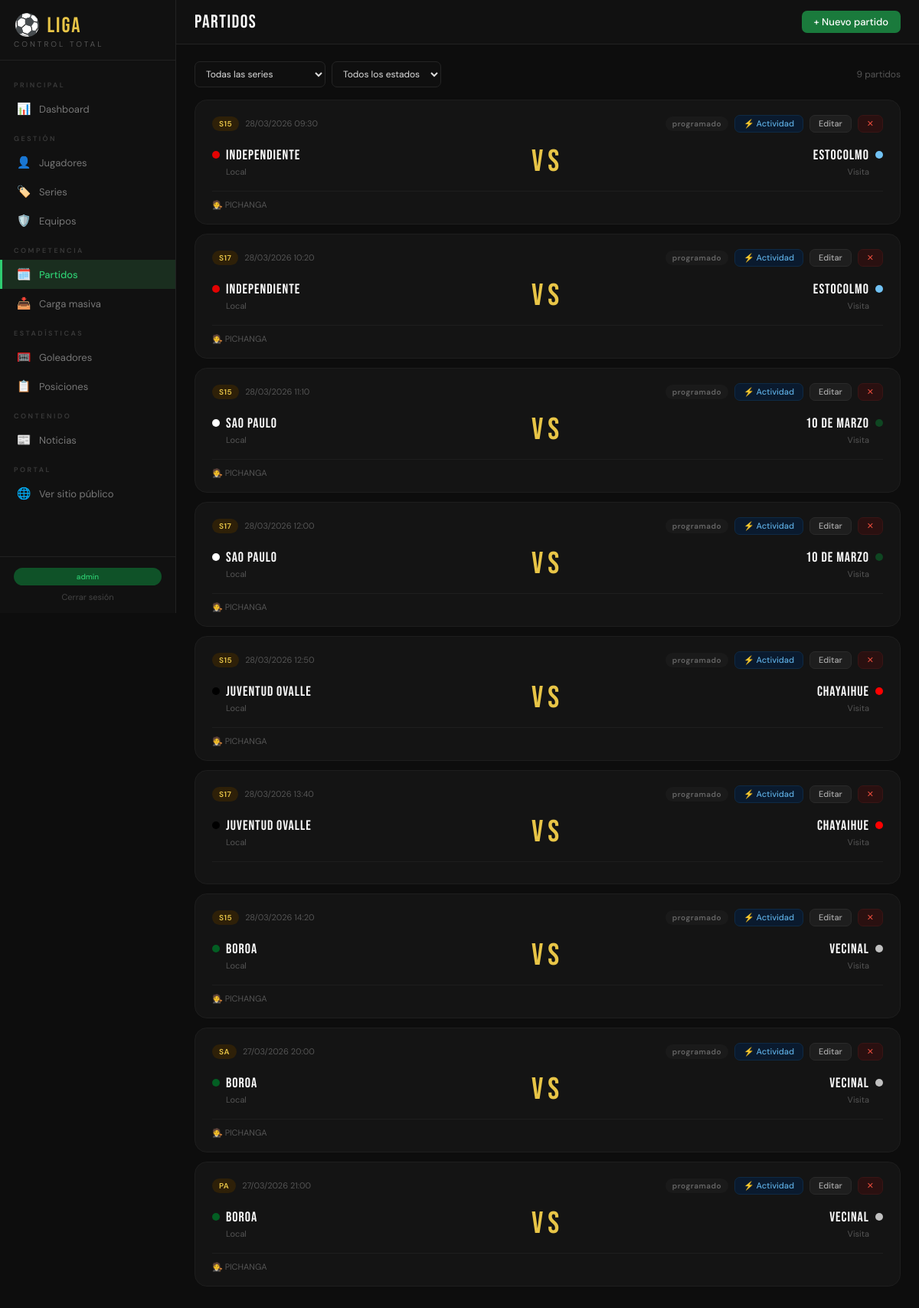
The app's page /admin/partidos/ (signed in) with its own data.
### app/models/__init__.py (models this page shows, shortened)
class Usuario(UserMixin, db.Model):
    __tablename__ = 'usuarios'
    id = db.Column(db.Integer, primary_key=True)
    username = db.Column(db.String(64), unique=True, nullable=False)
    email = db.Column(db.String(120), unique=True, nullable=False)
    password_hash = db.Column(db.String(256), nullable=False)
    es_admin = db.Column(db.Boolean, default=False)
    creado_en = db.Column(db.DateTime, default=datetime.utcnow)

class Partido(db.Model):
    __tablename__ = 'partidos'
    id = db.Column(db.Integer, primary_key=True)
    fecha = db.Column(db.Date, nullable=False)
    hora = db.Column(db.Time)
    cancha = db.Column(db.String(100))
    estado = db.Column(db.String(20), default='programado')  # programado, jugado, suspendido
    goles_local = db.Column(db.Integer, default=0)
    goles_visita = db.Column(db.Integer, default=0)
    observaciones = db.Column(db.Text)
    arbitro = db.Column(db.String(100))
    creado_en = db.Column(db.DateTime, default=datetime.utcnow)
    actualizado_en = db.Column(db.DateTime, default=datetime.utcnow, onupdate=datetime.utcnow)
    serie_id = db.Column(db.Integer, db.ForeignKey('series.id'), nullable=False)
    local_id = db.Column(db.Integer, db.ForeignKey('equipos.id'), nullable=False)
    visita_id = db.Column(db.Integer, db.ForeignKey('equipos.id'), nullable=False)
    actividades = db.relationship('Actividad', backref='partido', lazy='dynamic', cascade='all, delete-orphan')
    @property
    def resultado(self):
        if self.estado == 'jugado':
            return f'{self.goles_local} - {self.goles_visita}'
        return 'vs'

class Serie(db.Model):
    __tablename__ = 'series'
    id = db.Column(db.Integer, primary_key=True)
    codigo = db.Column(db.String(10), unique=True, nullable=False)
    nombre = db.Column(db.String(100), nullable=False)
    año = db.Column(db.Integer, nullable=False, default=date.today().year)
    categoria = db.Column(db.String(20))  # Sub-8, Sub-10, Adultos, etc.
    activa = db.Column(db.Boolean, default=True)
    creado_en = db.Column(db.DateTime, default=datetime.utcnow)
    jugadores = db.relationship('Jugador', backref='serie', lazy='dynamic')
    partidos = db.relationship('Partido', backref='serie', lazy='dynamic')

class Equipo(db.Model):
    __tablename__ = 'equipos'
    id = db.Column(db.Integer, primary_key=True)
    codigo = db.Column(db.String(10), unique=True, nullable=False)
    nombre = db.Column(db.String(100), nullable=False)
    color = db.Column(db.String(7), default='#1a7a3c')
    delegado = db.Column(db.String(100))
    telefono_delegado = db.Column(db.String(20))
    activo = db.Column(db.Boolean, default=True)
    creado_en = db.Column(db.DateTime, default=datetime.utcnow)
    jugadores = db.relationship('Jugador', backref='equipo', lazy='dynamic')
    partidos_local = db.relationship('Partido', foreign_keys='Partido.local_id', backref='equipo_local', lazy='dynamic')
    partidos_visita = db.relationship('Partido', foreign_keys='Partido.visita_id', backref='equipo_visita', lazy='dynamic')

### app/routes/partidos.py (the view)
@partidos_bp.route('/')
@login_required
def index():
    serie_id = request.args.get('serie_id', type=int)
    estado = request.args.get('estado', '')
    query = Partido.query
    if serie_id:
        query = query.filter_by(serie_id=serie_id)
    if estado:
        query = query.filter_by(estado=estado)
    partidos = query.order_by(Partido.fecha.desc()).all()
    series = Serie.query.filter_by(activa=True).order_by(Serie.nombre).all()
    return render_template('partidos/index.html',
        partidos=partidos, series=series, serie_id=serie_id, estado=estado)

### app/models/__init__.py (called while the page is built)
@login_manager.user_loader
def load_user(user_id):
    return Usuario.query.get(int(user_id))

### app/templates/partidos/index.html (shortened to what this page needs)
{% extends 'base.html' %}
{% block topbar_title %}PARTIDOS{% endblock %}
{% block topbar_actions %}<a href="{{ url_for('partidos.nuevo') }}" class="btn btn-primary">+ Nuevo partido</a>{% endblock %}
{% block content %}
<form method="GET" class="filters">
  <select name="serie_id" onchange="this.form.submit()">
    <option value="">Todas las series</option>
  </select>
  <select name="estado" onchange="this.form.submit()">
    <option value="">Todos los estados</option>
  </select>
  <span style="font-size:12px;color:#555">{{ partidos|length }} partido{{ 's' if partidos|length != 1 else '' }}</span>
</form>
{% if partidos %}
  {% for p in partidos %}
  <div class="match-card">
    <div style="display:flex;justify-content:space-between;align-items:center;margin-bottom:12px">
      <div style="display:flex;gap:8px;align-items:center">
        <span class="badge b-amber">{{ p.serie.codigo }}</span>
        <span style="font-size:11px;color:#555">
          {{ p.fecha.strftime('%d/%m/%Y') }}
          {% if p.hora %}{{ p.hora.strftime('%H:%M') }}{% endif %}
        </span>
      </div>
      <div style="display:flex;gap:8px;align-items:center">
        <span class="badge {% if p.estado == 'jugado' %}b-green{% elif p.estado == 'suspendido' %}b-red{% else %}b-gray{% endif %}">
          {{ p.estado }}
        </span>
        <a href="{{ url_for('actividad.index', partido_id=p.id) }}" class="btn btn-info btn-sm">⚡ Actividad</a>
        <a href="{{ url_for('partidos.editar', id=p.id) }}" class="btn btn-secondary btn-sm">Editar</a>
        <form method="POST" action="{{ url_for('partidos.eliminar', id=p.id) }}" onsubmit="return confirm('¿Eliminar este partido?')">
          <button type="submit" class="btn btn-danger btn-sm">✕</button>
        </form>
      </div>
    </div>
    <div class="match-teams">
      <div class="match-team">
        <div style="display:flex;align-items:center;gap:8px">
          <div style="width:10px;height:10px;border-radius:50%;background:{{ p.equipo_local.color }}"></div>
          <div class="match-team-name">{{ p.equipo_local.nombre }}</div>
        </div>
        <div style="font-size:11px;color:#555;margin-top:4px;margin-left:18px">Local</div>
      </div>
      <div class="match-score">{{ p.resultado }}</div>
      <div class="match-team" style="text-align:right">
        <div style="display:flex;align-items:center;gap:8px;justify-content:flex-end">
          <div class="match-team-name">{{ p.equipo_visita.nombre }}</div>
          <div style="width:10px;height:10px;border-radius:50%;background:{{ p.equipo_visita.color }}"></div>
        </div>
        <div style="font-size:11px;color:#555;margin-top:4px;margin-right:18px">Visita</div>
      </div>
    </div>
    <div class="match-meta">
      <span>
        {% if p.arbitro %}🧑‍⚖️ {{ p.arbitro }}{% endif %}
      </span>
    </div>
  </div>
  {% endfor %}
{% else %}
<div class="empty-state">
  <div class="empty-icon">🗓️</div>
  <div class="empty-text">No hay partidos con ese filtro.</div>
  <a href="{{ url_for('partidos.nuevo') }}" class="btn btn-primary">+ Programar primer partido</a>
</div>
{% endif %}
{% endblock %}

### app/templates/base.html (shortened to what this page needs)
<!DOCTYPE html>
<html lang="es">
<head>
</head>
<body>
<nav class="sidebar" id="sidebar">
  <div class="logo">
    <div class="logo-title">⚽ LIGA</div>
    <div class="logo-sub">Control Total</div>
  </div>
  <div class="nav">
    <div class="nav-section">Principal</div>
    <a href="{{ url_for('dashboard.index') }}" class="nav-item {% if request.endpoint == 'dashboard.index' %}active{% endif %}">
      <span class="nav-icon">📊</span><span>Dashboard</span>
    </a>
    <div class="nav-section">Gestión</div>
    <a href="{{ url_for('jugadores.index') }}" class="nav-item {% if request.blueprint == 'jugadores' %}active{% endif %}">
      <span class="nav-icon">👤</span><span>Jugadores</span>
    </a>
    <a href="{{ url_for('series.index') }}" class="nav-item {% if request.blueprint == 'series' %}active{% endif %}">
      <span class="nav-icon">🏷️</span><span>Series</span>
    </a>
    <a href="{{ url_for('equipos.index') }}" class="nav-item {% if request.blueprint == 'equipos' %}active{% endif %}">
      <span class="nav-icon">🛡️</span><span>Equipos</span>
    </a>
    <div class="nav-section">Competencia</div>
    <a href="{{ url_for('partidos.index') }}" class="nav-item {% if request.blueprint == 'partidos' %}active{% endif %}">
      <span class="nav-icon">🗓️</span><span>Partidos</span>
    </a>
    <a href="{{ url_for('carga_masiva.partidos') }}" class="nav-item {% if request.blueprint == 'carga_masiva' %}active{% endif %}">
      <span class="nav-icon">📥</span><span>Carga masiva</span>
    </a>
    <div class="nav-section">Estadísticas</div>
    <a href="{{ url_for('goleadores.index') }}" class="nav-item {% if request.blueprint == 'goleadores' %}active{% endif %}">
      <span class="nav-icon">🥅</span><span>Goleadores</span>
    </a>
    <a href="{{ url_for('tabla.index') }}" class="nav-item {% if request.blueprint == 'tabla' %}active{% endif %}">
      <span class="nav-icon">📋</span><span>Posiciones</span>
    </a>
    <div class="nav-section">Contenido</div>
    <a href="{{ url_for('noticias_admin.index') }}" class="nav-item {% if request.blueprint == 'noticias_admin' %}active{% endif %}">
      <span class="nav-icon">📰</span><span>Noticias</span>
    </a>
    <div class="nav-section">Portal</div>
    <a href="{{ url_for('public.home') }}" class="nav-item" target="_blank">
      <span class="nav-icon">🌐</span><span>Ver sitio público</span>
    </a>
  </div>
  <div class="sidebar-footer">
    <span class="badge-liga">{{ current_user.username }}</span>
    <a href="{{ url_for('auth.logout') }}" style="display:block;text-align:center;font-size:11px;color:#444;margin-top:8px;text-decoration:none">Cerrar sesión</a>
  </div>
</nav>
<div class="main">
  <div class="topbar">
    <div style="display:flex;align-items:center;gap:10px">
      <div class="topbar-title">{% block topbar_title %}{% endblock %}</div>
    </div>
    <div class="topbar-actions">{% block topbar_actions %}{% endblock %}</div>
  </div>
  <div class="content">
    {% block content %}{% endblock %}
  </div>
</div>
</body>
</html>

### app/templates/base.html (style rules this page uses)
* { box-sizing:border-box;margin:0;padding:0 }
:root { --verde:#1a7a3c;--verde-claro:#2ecc71;--verde-oscuro:#0f5228; --negro:#0d0d0d;--blanco:#fafafa;--gris:#f0f0ee;--gris-medio:#d0d0cc; --acento:#e8c547;--rojo:#c0392b;--azul:#2980b9; --font-title:'Bebas Neue',sans-serif;--font-body:'DM Sans',sans-serif; --radius:10px;--radius-lg:16px;--sidebar-w:230px; }
body { font-family:var(--font-body);background:var(--negro);color:var(--blanco);min-height:100vh;display:flex }
.sidebar { width:var(--sidebar-w);background:#111;border-right:1px solid #222;position:fixed;top:0;left:0;height:100vh;display:flex;flex-direction:column;z-index:100;overflow-y:auto }
.logo { padding:20px 18px 14px;border-bottom:1px solid #222 }
.logo-title { font-family:var(--font-title);font-size:28px;color:var(--acento);letter-spacing:2px;line-height:1 }
.logo-sub { font-size:10px;color:#555;letter-spacing:3px;text-transform:uppercase;margin-top:3px }
.nav { flex:1;padding:12px 0 }
.nav-section { font-size:9px;letter-spacing:2.5px;color:#3a3a3a;text-transform:uppercase;padding:14px 18px 6px;font-weight:600 }
.nav-item { display:flex;align-items:center;gap:10px;padding:9px 18px;border-left:3px solid transparent;transition:all .15s;color:#777;font-size:13px;text-decoration:none }
.nav-item.active { background:#1a2e1f;color:var(--verde-claro);border-left-color:var(--verde-claro);font-weight:500 }
.nav-icon { font-size:15px;width:20px;text-align:center }
.sidebar-footer { padding:14px 18px;border-top:1px solid #222 }
.badge-liga { background:var(--verde-oscuro);color:var(--verde-claro);font-size:10px;padding:5px 10px;border-radius:20px;font-weight:500;text-align:center;display:block }
.main { margin-left:var(--sidebar-w);flex:1;display:flex;flex-direction:column;min-height:100vh }
.topbar { background:#111;border-bottom:1px solid #222;padding:0 24px;height:58px;display:flex;align-items:center;justify-content:space-between;position:sticky;top:0;z-index:50 }
.topbar-title { font-family:var(--font-title);font-size:24px;letter-spacing:1.5px }
.topbar-actions { display:flex;gap:10px;align-items:center }
.content { padding:22px 24px;flex:1 }
.btn { font-family:var(--font-body);font-size:13px;font-weight:500;padding:8px 16px;border-radius:7px;cursor:pointer;border:none;transition:all .15s;display:inline-flex;align-items:center;gap:7px;text-decoration:none;line-height:1 }
.btn-primary { background:var(--verde);color:#fff }
.btn-secondary { background:#1e1e1e;color:#aaa;border:1px solid #2a2a2a }
.btn-danger { background:#2a1010;color:#e74c3c;border:1px solid #3a1515 }
.btn-info { background:#0a1a2e;color:#5dade2;border:1px solid #0e2a45 }
.btn-sm { padding:5px 11px;font-size:11px }
input[type=text],input[type=email],input[type=password],input[type=number],input[type=date],input[type=time],input[type=color],select,textarea { background:#0f0f0f;border:1px solid #252525;border-radius:7px;color:#ddd; font-family:var(--font-body);font-size:13px;padding:9px 12px;width:100%;transition:border .15s }
select option { background:#161616 }
.badge { display:inline-block;font-size:10px;font-weight:600;padding:3px 9px;border-radius:20px;letter-spacing:.5px;white-space:nowrap }
.b-amber { background:#2e2008;color:var(--acento) }
.b-gray { background:#1a1a1a;color:#666 }
.match-card { background:#141414;border:1px solid #1e1e1e;border-radius:var(--radius-lg);padding:18px 22px;margin-bottom:12px }
.match-teams { display:flex;align-items:center;justify-content:space-between;gap:16px;margin:14px 0 }
.match-team { flex:1 }
.match-team-name { font-family:var(--font-title);font-size:18px;letter-spacing:1px }
.match-score { font-family:var(--font-title);font-size:40px;color:var(--acento);letter-spacing:6px;text-align:center;min-width:100px }
.match-meta { display:flex;justify-content:space-between;align-items:center;padding-top:10px;border-top:1px solid #1e1e1e;font-size:11px;color:#555 }
.filters { display:flex;gap:8px;align-items:center;margin-bottom:16px;flex-wrap:wrap }
.filters select,.filters input { width:auto;min-width:140px;padding:7px 10px;font-size:12px }

### records on screen
Usuario: username "admin"
Partido: serie.codigo "S15", fecha "28/03/2026", hora "09:30", estado "programado", equipo_local.nombre "Independiente", resultado "vs", equipo_visita.nombre "Estocolmo", arbitro "PICHANGA"
Partido: serie.codigo "S17", fecha "28/03/2026", hora "10:20", estado "programado", equipo_local.nombre "Independiente", resultado "vs", equipo_visita.nombre "Estocolmo", arbitro "PICHANGA"
Partido: serie.codigo "S15", fecha "28/03/2026", hora "11:10", estado "programado", equipo_local.nombre "Sao Paulo", resultado "vs", equipo_visita.nombre "10 de Marzo", arbitro "PICHANGA"
Partido: serie.codigo "S17", fecha "28/03/2026", hora "12:00", estado "programado", equipo_local.nombre "Sao Paulo", resultado "vs", equipo_visita.nombre "10 de Marzo", arbitro "PICHANGA"
Partido: serie.codigo "S15", fecha "28/03/2026", hora "12:50", estado "programado", equipo_local.nombre "Juventud Ovalle", resultado "vs", equipo_visita.nombre "Chayaihue", arbitro "PICHANGA"
Partido: serie.codigo "S17", fecha "28/03/2026", hora "13:40", estado "programado", equipo_local.nombre "Juventud Ovalle", resultado "vs", equipo_visita.nombre "Chayaihue"
Partido: serie.codigo "S15", fecha "28/03/2026", hora "14:20", estado "programado", equipo_local.nombre "Boroa", resultado "vs", equipo_visita.nombre "Vecinal", arbitro "PICHANGA"
Partido: serie.codigo "SA", fecha "27/03/2026", hora "20:00", estado "programado", equipo_local.nombre "Boroa", resultado "vs", equipo_visita.nombre "Vecinal", arbitro "PICHANGA"
Partido: serie.codigo "PA", fecha "27/03/2026", hora "21:00", estado "programado", equipo_local.nombre "Boroa", resultado "vs", equipo_visita.nombre "Vecinal", arbitro "PICHANGA"

### other values on screen
{{ partidos|length }} "9"
{{ 's' if partidos|length != 1 else '' }} "s"
